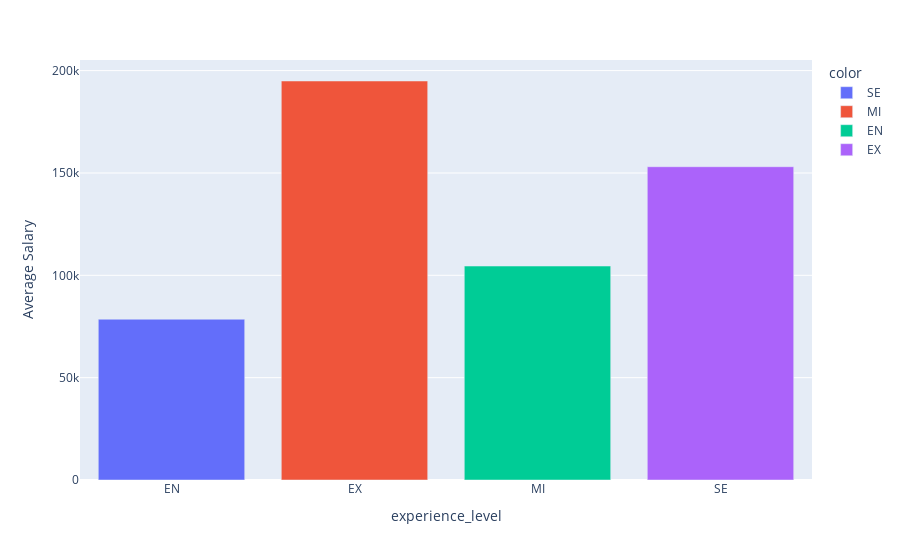

Write notebook code for a chart like this one.
### Code cell
px.bar(x=df.groupby(by='experience_level')['salary_in_usd'].mean().index,
       y=df.groupby(by='experience_level')['salary_in_usd'].mean().values,
       color=df['experience_level'].value_counts().index
      ,labels={'x':'experience_level','y':'Average Salary'})

### Figure 1 — Plotly figure (JSON) as saved in the notebook; plotly's stock layout.template omitted (floating-point values rounded to 4 significant figures)
{"data": [{"alignmentgroup": "True", "hovertemplate": "color=SE<br>experience_level=%{x}<br>Average Salary=%{y}<extra></extra>", "legendgroup": "SE", "marker": {"color": "#636efa", "pattern": {"shape": ""}}, "name": "SE", "offsetgroup": "SE", "orientation": "v", "showlegend": true, "textposition": "auto", "type": "bar", "x": ["EN"], "xaxis": "x", "y": [78550.0], "yaxis": "y"}, {"alignmentgroup": "True", "hovertemplate": "color=MI<br>experience_level=%{x}<br>Average Salary=%{y}<extra></extra>", "legendgroup": "MI", "marker": {"color": "#EF553B", "pattern": {"shape": ""}}, "name": "MI", "offsetgroup": "MI", "orientation": "v", "showlegend": true, "textposition": "auto", "type": "bar", "x": ["EX"], "xaxis": "x", "y": [194900.0], "yaxis": "y"}, {"alignmentgroup": "True", "hovertemplate": "color=EN<br>experience_level=%{x}<br>Average Salary=%{y}<extra></extra>", "legendgroup": "EN", "marker": {"color": "#00cc96", "pattern": {"shape": ""}}, "name": "EN", "offsetgroup": "EN", "orientation": "v", "showlegend": true, "textposition": "auto", "type": "bar", "x": ["MI"], "xaxis": "x", "y": [104500.0], "yaxis": "y"}, {"alignmentgroup": "True", "hovertemplate": "color=EX<br>experience_level=%{x}<br>Average Salary=%{y}<extra></extra>", "legendgroup": "EX", "marker": {"color": "#ab63fa", "pattern": {"shape": ""}}, "name": "EX", "offsetgroup": "EX", "orientation": "v", "showlegend": true, "textposition": "auto", "type": "bar", "x": ["SE"], "xaxis": "x", "y": [153100.0], "yaxis": "y"}], "layout": {"barmode": "relative", "legend": {"title": {"text": "color"}, "tracegroupgap": 0}, "margin": {"t": 60}, "xaxis": {"anchor": "y", "domain": [0, 1], "title": {"text": "experience_level"}}, "yaxis": {"anchor": "x", "domain": [0, 1], "title": {"text": "Average Salary"}}}}
